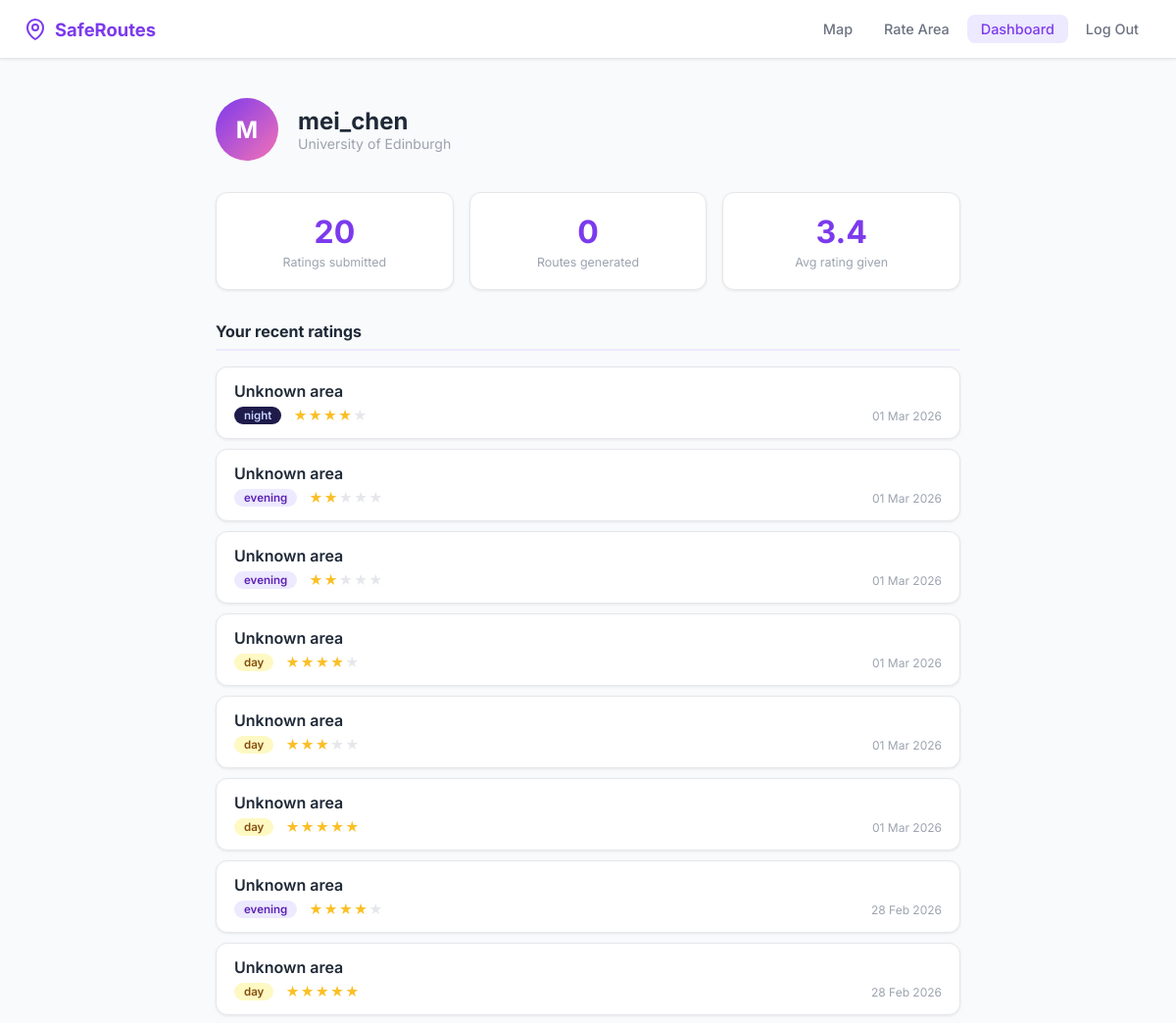
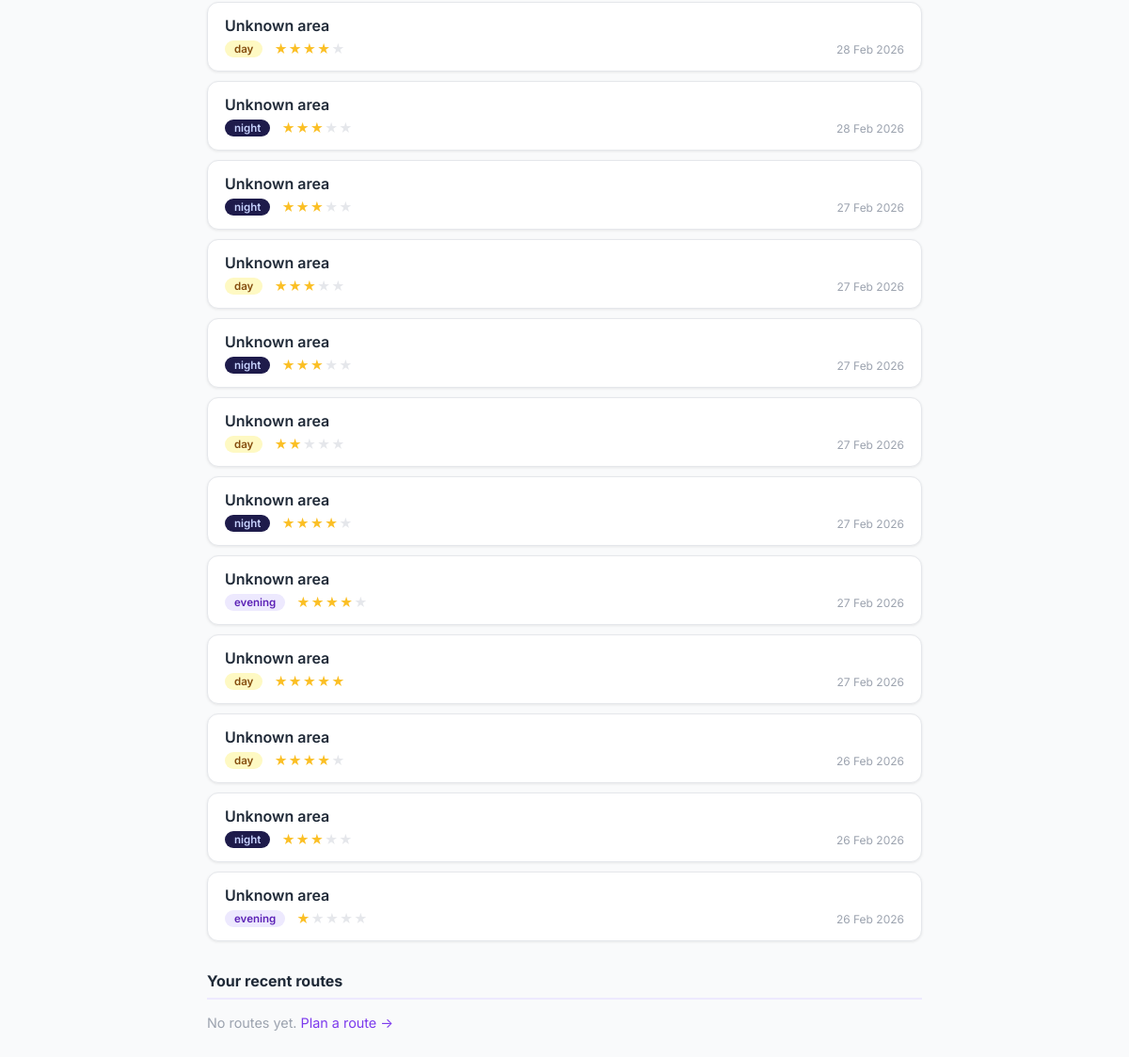
The app's page /dashboard (signed in) with its own data (2 pictures, top to bottom).
### models/database.py (models this page shows, shortened)
class User(UserMixin, db.Model):
    __tablename__ = "users"
    id            = db.Column(db.Integer, primary_key=True)
    username      = db.Column(db.String(64),  unique=True, nullable=False)
    email         = db.Column(db.String(120), unique=True, nullable=False)
    password_hash = db.Column(db.String(256), nullable=False)
    university    = db.Column(db.String(128), default="University of Edinburgh")
    created_at    = db.Column(db.DateTime,    default=datetime.utcnow)
    ratings = db.relationship("SafetyRating", backref="user", lazy=True)
    routes  = db.relationship("Route",         backref="user", lazy=True)

class SafetyRating(db.Model):
    __tablename__ = "safety_ratings"
    id          = db.Column(db.Integer,  primary_key=True)
    user_id     = db.Column(db.Integer,  db.ForeignKey("users.id"), nullable=False)
    latitude    = db.Column(db.Float,    nullable=False)
    longitude   = db.Column(db.Float,    nullable=False)
    street_name = db.Column(db.String(128))
    safety_score = db.Column(db.Integer, nullable=False)   # 1–5
    time_of_day = db.Column(db.String(16), default="day")  # day/evening/night
    comment     = db.Column(db.Text,     nullable=True)
    created_at  = db.Column(db.DateTime, default=datetime.utcnow)

### app.py (the view)
@app.route("/dashboard")
@login_required
def dashboard():
    user_ratings = (SafetyRating.query
                    .filter_by(user_id=current_user.id)
                    .order_by(SafetyRating.created_at.desc())
                    .limit(20)
                    .all())
    user_routes = (Route.query
                   .filter_by(user_id=current_user.id)
                   .order_by(Route.created_at.desc())
                   .limit(10)
                   .all())
    return render_template("dashboard.html",
                           ratings=user_ratings,
                           routes=user_routes)

### app.py (called while the page is built)
@login_manager.user_loader
def load_user(user_id: str) -> User:
    return User.query.get(int(user_id))

### templates/dashboard.html (shortened to what this page needs)
{% extends "base.html" %}
{% block content %}
<div class="dashboard-page">
  <div class="dashboard-container">
    <div class="dashboard-header">
      <div class="avatar">{{ current_user.username[0].upper() }}</div>
      <div>
        <h1 class="dashboard-name">{{ current_user.username }}</h1>
        <p class="dashboard-uni">{{ current_user.university }}</p>
      </div>
    </div>
    <div class="stats-row">
      <div class="stat-card">
        <div class="stat-number">{{ ratings|length }}</div>
        <div class="stat-label">Ratings submitted</div>
      </div>
      <div class="stat-card">
        <div class="stat-number">{{ routes|length }}</div>
        <div class="stat-label">Routes generated</div>
      </div>
      {% if ratings %}
      <div class="stat-card">
        <div class="stat-number">
          {{ "%.1f"|format(ratings|map(attribute='safety_score')|list|sum / ratings|length) }}
        </div>
        <div class="stat-label">Avg rating given</div>
      </div>
      {% endif %}
    </div>
    <section class="dashboard-section">
      <h2 class="section-title">Your recent ratings</h2>
      {% if ratings %}
        <div class="ratings-list">
          {% for r in ratings %}
          <div class="rating-item">
            <div class="rating-area">{{ r.area_name or "Unknown area" }}</div>
            <div class="rating-meta">
              <span class="badge badge-{{ r.time_of_day }}">{{ r.time_of_day }}</span>
              <div class="mini-stars">
                {% for i in range(1, 6) %}
                  <span class="mini-star {% if i <= r.safety_score %}filled{% endif %}">★</span>
                {% endfor %}
              </div>
              <span class="rating-date">{{ r.created_at.strftime('%d %b %Y') }}</span>
            </div>
          </div>
          {% endfor %}
        </div>
      {% else %}
        <p class="empty-state">
          You haven't submitted any ratings yet.
          <a href="{{ url_for('rate') }}">Rate an area →</a>
        </p>
      {% endif %}
    </section>
    <section class="dashboard-section">
      <h2 class="section-title">Your recent routes</h2>
      {% if routes %}
        <div class="routes-list">
          {% for route in routes %}
          <div class="route-item">
            <div class="route-algo-badge">{{ route.algorithm or 'A*' }}</div>
            <div class="route-detail">
              <div>
                <span class="route-stat-val">{{ "%.2f"|format(route.distance_km or 0) }}</span>
                <span class="route-stat-unit">km</span>
              </div>
              <div>
                <span class="route-stat-val">{{ "%.0f"|format((route.distance_km or 0) / 0.08) }}</span>
                <span class="route-stat-unit">min</span>
              </div>
              <div>
                <span class="route-stat-val">{{ "%.1f"|format((route.safety_score or 0) * 10) }}</span>
                <span class="route-stat-unit">/10 safety</span>
              </div>
            </div>
            <span class="rating-date">{{ route.created_at.strftime('%d %b %Y, %H:%M') }}</span>
          </div>
          {% endfor %}
        </div>
      {% else %}
        <p class="empty-state">
          No routes yet. <a href="{{ url_for('index') }}">Plan a route →</a>
        </p>
      {% endif %}
    </section>
  </div>
</div>
{% endblock %}

### static/css/style.css (style rules this page uses)
:root { --purple: #7C3AED; --purple-dk: #5B21B6; --purple-lt: #EDE9FE; --lavender: #C4B5FD; --pink: #F472B6; --white: #FFFFFF; --gray-50: #F9FAFB; --gray-100: #F3F4F6; --gray-200: #E5E7EB; --gray-400: #9CA3AF; --gray-600: #6B7280; --gray-800: #1F2937; --green: #22C55E; --yellow: #EAB308; --red: #EF4444; --radius: 12px; --shadow-sm: 0 1px 3px rgba(0,0,0,.08); --shadow-md: 0 4px 16px rgba(124,58,237,.12); --shadow-lg: 0 8px 32px rgba(124,58,237,.18); --nav-h: 60px; --panel-w: 360px; --font: 'Inter', -apple-system, sans-serif; }
*, *::before, *::after { box-sizing: border-box; margin: 0; padding: 0; }
html, body { height: 100%; font-family: var(--font); color: var(--gray-800); background: var(--gray-50); }
a { color: var(--purple); text-decoration: none; }
.dashboard-page { padding-top: var(--nav-h); background: var(--gray-50); min-height: 100vh; }
.dashboard-container { max-width: 800px; margin: 0 auto; padding: 40px 20px; }
.dashboard-header { display: flex; align-items: center; gap: 20px; margin-bottom: 32px; }
.avatar { width: 64px; height: 64px; border-radius: 50%; background: linear-gradient(135deg, var(--purple), var(--pink)); display: flex; align-items: center; justify-content: center; font-size: 1.5rem; font-weight: 700; color: var(--white); flex-shrink: 0; }
.dashboard-name { font-size: 1.5rem; font-weight: 700; }
.dashboard-uni { font-size: 0.88rem; color: var(--gray-400); }
.stats-row { display: flex; gap: 16px; margin-bottom: 32px; flex-wrap: wrap; }
.stat-card { flex: 1; min-width: 120px; background: var(--white); border-radius: var(--radius); padding: 20px; text-align: center; box-shadow: var(--shadow-sm); border: 1px solid var(--gray-200); }
.stat-number { font-size: 2rem; font-weight: 700; color: var(--purple); }
.stat-label { font-size: 0.78rem; color: var(--gray-400); margin-top: 4px; }
.dashboard-section { margin-bottom: 32px; }
.section-title { font-size: 1rem; font-weight: 700; margin-bottom: 16px; padding-bottom: 8px; border-bottom: 2px solid var(--purple-lt); }
.ratings-list { display: flex; flex-direction: column; gap: 10px; }
.rating-item { background: var(--white); border-radius: var(--radius); padding: 14px 18px; border: 1px solid var(--gray-200); box-shadow: var(--shadow-sm); }
.rating-area { font-weight: 600; margin-bottom: 6px; }
.rating-meta { display: flex; align-items: center; gap: 12px; flex-wrap: wrap; }
.badge { padding: 2px 10px; border-radius: 20px; font-size: 0.72rem; font-weight: 600; }
.badge-day { background: #FEF9C3; color: #854D0E; }
.badge-evening { background: #EDE9FE; color: #5B21B6; }
.badge-night { background: #1E1B4B; color: #C7D2FE; }
.mini-stars { display: flex; gap: 1px; }
.mini-star { font-size: 0.85rem; color: var(--gray-200); }
.mini-star.filled { color: #FBBF24; }
.rating-date { font-size: 0.75rem; color: var(--gray-400); margin-left: auto; }
.empty-state { color: var(--gray-400); font-size: 0.9rem; }

### records on screen
User: username "M", username "mei_chen", university "University of Edinburgh"
SafetyRating: area_name "Unknown area", time_of_day "night", created_at "01 Mar 2026"
SafetyRating: area_name "Unknown area", time_of_day "day", created_at "28 Feb 2026"
SafetyRating: area_name "Unknown area", time_of_day "day", created_at "28 Feb 2026"

### other values on screen
{{ ratings|length }} "20"
{{ routes|length }} "0"
{{ r.area_name or "Unknown area" }} "Unknown area" "Unknown area" "Unknown area" "Unknown area" "Unknown area" "Unknown area" "Unknown area" "Unknown area" "Unknown area" "Unknown area" "Unknown area" "Unknown area" "Unknown area" "Unknown area" "Unknown area" "Unknown area" "Unknown area"
{{ r.time_of_day }} "evening" "evening" "day" "day" "day" "evening" "night" "night" "day" "night" "day" "night" "evening" "day" "day" "night" "evening"
{{ r.created_at.strftime('%d %b %Y') }} "01 Mar 2026" "01 Mar 2026" "01 Mar 2026" "01 Mar 2026" "01 Mar 2026" "28 Feb 2026" "28 Feb 2026" "27 Feb 2026" "27 Feb 2026" "27 Feb 2026" "27 Feb 2026" "27 Feb 2026" "27 Feb 2026" "27 Feb 2026" "26 Feb 2026" "26 Feb 2026" "26 Feb 2026"
